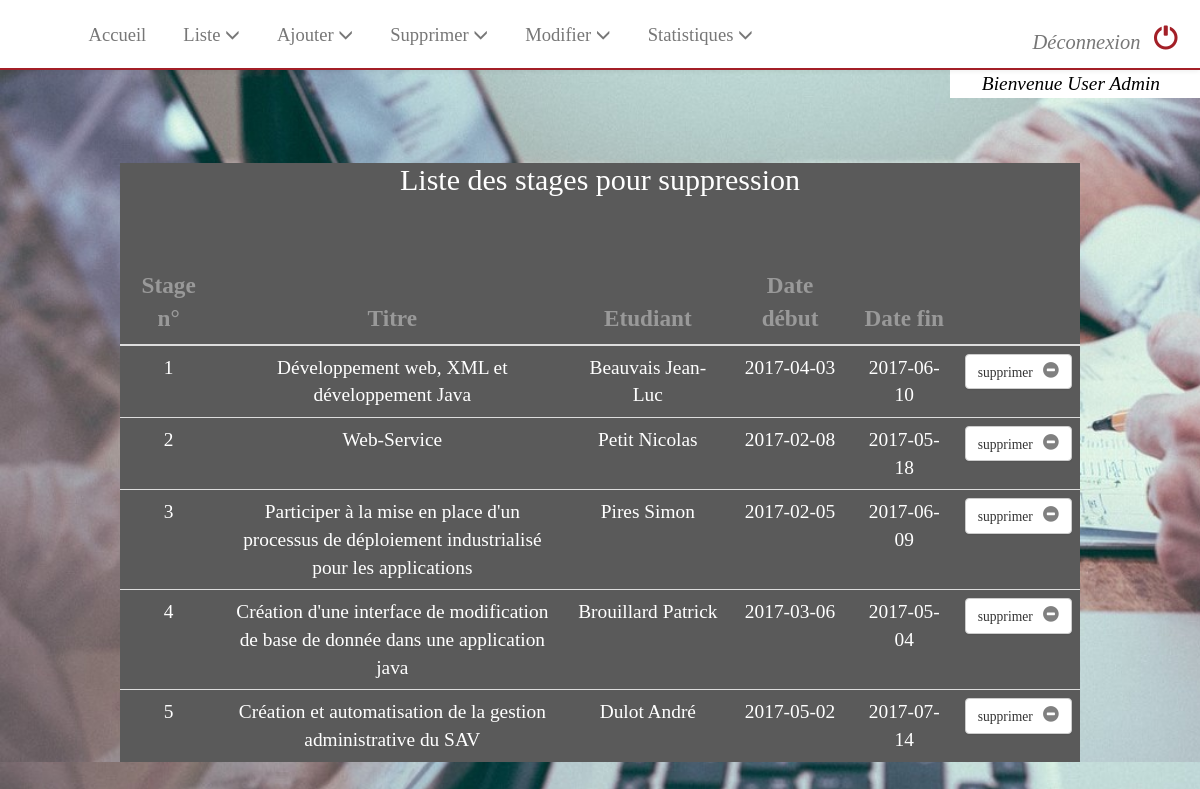
/admin/suppression/suppr_stage_form.php (signed in), run on the app's committed database.
### tables this page shows
CREATE TABLE `stages` (
  `sid` int(11) NOT NULL,
  `eid` int(11) NOT NULL,
  `titre` varchar(100) NOT NULL,
  `description` text NOT NULL,
  `entreprise` varchar(50) NOT NULL DEFAULT '',
  `tuteurE` varchar(40) NOT NULL,
  `emailTE` varchar(30) NOT NULL,
  `tuteurP` int(11) DEFAULT NULL,
  `dateDebut` date NOT NULL,
  `dateFin` date NOT NULL
);

CREATE TABLE `etudiants` (
  `eid` int(11) NOT NULL,
  `nom` varchar(30) NOT NULL,
  `prenom` varchar(30) NOT NULL,
  `email` varchar(30) NOT NULL,
  `tel` varchar(15) NOT NULL
);

### admin/suppression/suppr_stage_form.php (the view, shortened to what this page needs)
<?php
	include("../../header/header_admin.php");
?>
	<?php
		require("../../db_config.php");
		try {
			$db = new PDO($dsn, $username, $password);
			$db->setAttribute(PDO::ATTR_ERRMODE, PDO::ERRMODE_EXCEPTION);
			$SQL = "SELECT * FROM stages
					LEFT JOIN etudiants ON stages.eid = etudiants.eid ";
			$st=$db->prepare($SQL);
			$res=$st->execute();
			if($st->rowCount()==0) {
				?><p style="color:yellow; font-size:120%;" class="center"><?php if(isset($_SESSION['mess'])) { echo htmlspecialchars($_SESSION['mess']); unset($_SESSION['mess']); } ?></p>
				<div class="center" style="font-size:120%; padding-bottom:200px;"><?php echo "Aucun stage trouvé dans la base de donnée.";?></div><?php
			} else {
				?>
				<div class="table-custom" style="width:80%;margin-left:10%; margin-bottom:100px;">
					<h2>Liste des stages pour suppression</h2>
					<table class="table center ">
					<thead><tr style="font-size:120%; color:#999999;"><th class="center">Stage n°</th><th class="center">Titre</th><th class="center">Etudiant</th><th class="center">Date début</th><th class="center">Date fin</th><th></th></tr></thead>
						<?php
						while($row=$st->fetch()) {
							$sid = intval($row['sid']);
							$nom = htmlspecialchars($row['nom']);
							$prenom = htmlspecialchars($row['prenom']);
								?>
								<tr class="center">
									<td><?php echo htmlspecialchars($row['sid']) ?></td>
									<td style="width:350px;"><?php echo htmlspecialchars($row['titre']);?></td>
									<td><?php echo "$nom $prenom" ?></td>
									<td><?php echo htmlspecialchars($row['dateDebut']);?></td>
									<td><?php echo htmlspecialchars($row['dateFin']);?></td>
									<td>
										<a id="mod" data-toggle="modal" href="#myModal<?php echo $sid; ?>" class="suppr"><button class="btn btn-default" style="font-size:70%;">supprimer<span style="font-size:120%; text-align:right; margin-left:10px; color:grey;" class="glyphicon glyphicon-minus-sign"></span></button></a>
									</td>
								</tr>
							<?php
						} ?>
					</table>
				</div>
					<?php
			}
		}
		catch(PDOException $e) {
			exit("Erreur de connexion ".$e->getMessage());
		}
		?>
		<?php
	include("../../footer.php");
	?>

### style.css (style rules this page uses)
button { text-align: center; }
.center { text-align: center; }
html, body { background: rgb(150, 150, 150); background-image: url("image/image4b.jpg"); background-repeat: no-repeat; background-size: cover; height: auto; position: relative; color: black; font-family: Calibri; font-size: 110%; width: 100%; transition: background-color .5s; }
.table-custom { background: rgb(90, 90, 90); text-align: center; margin-left: 25%; margin-right: auto; margin-top: 80px; color: white; width: 50%; }

### data on the page
stages: sid "1", titre "Développement web, XML et développement Java", eid.nom "Beauvais", eid.prenom "Jean-Luc", dateDebut "2017-04-03", dateFin "2017-06-10"
stages: sid "2", titre "Web-Service", eid.nom "Petit", eid.prenom "Nicolas", dateDebut "2017-02-08", dateFin "2017-05-18"
stages: sid "3", titre "Participer à la mise en place d'un processus de déploiement industrialisé pour les applications", eid.nom "Pires", eid.prenom "Simon", dateDebut "2017-02-05", dateFin "2017-06-09"
stages: sid "4", titre "Création d'une interface de modification de base de donnée dans une application java", eid.nom "Brouillard", eid.prenom "Patrick", dateDebut "2017-03-06", dateFin "2017-05-04"
stages: sid "5", titre "Création et automatisation de la gestion administrative du SAV", eid.nom "Dulot", eid.prenom "André", dateDebut "2017-05-02", dateFin "2017-07-14"

### other printed values
$_SESSION['prenom'] "User"
$_SESSION['nom'] "Admin"
